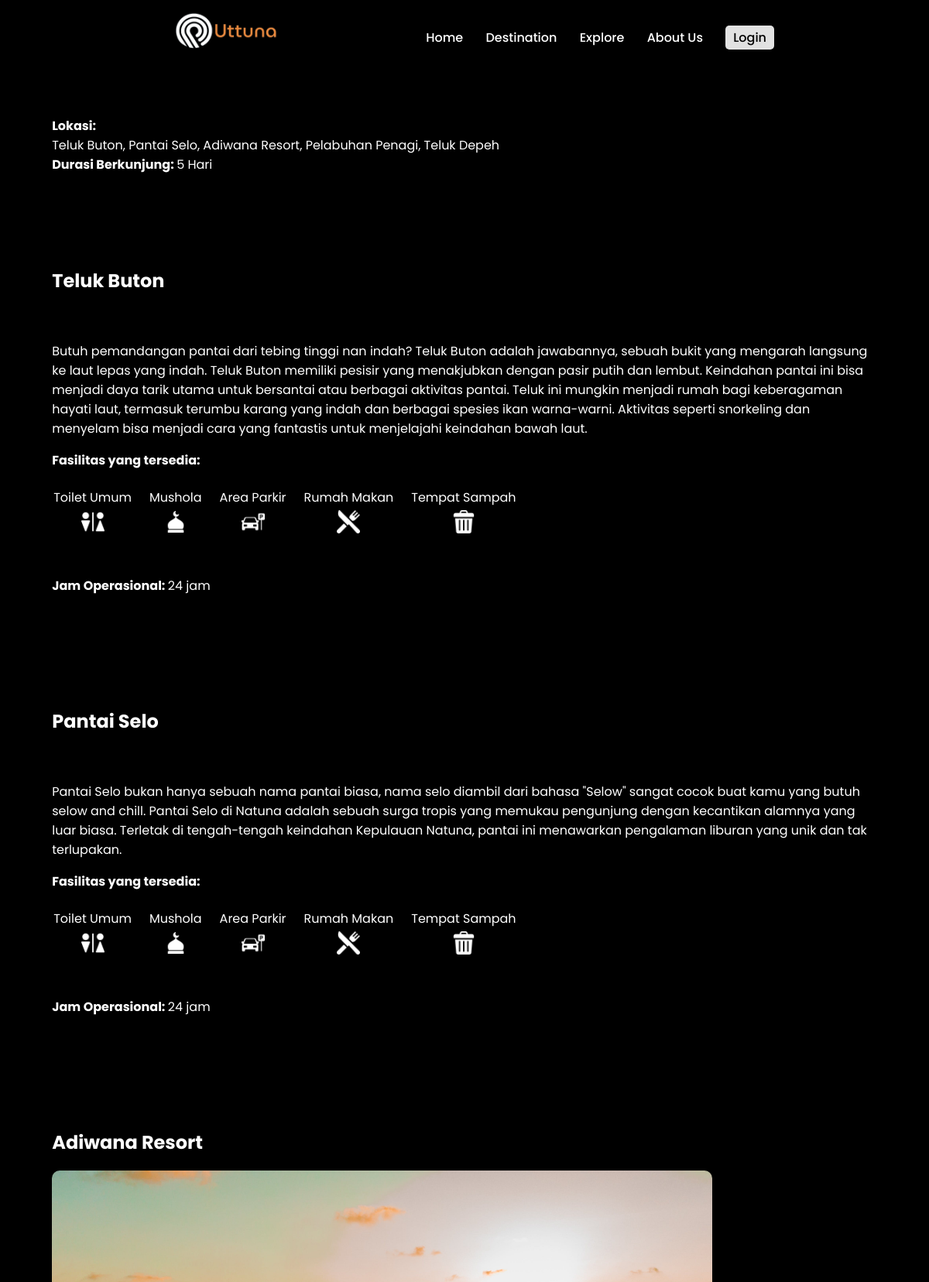
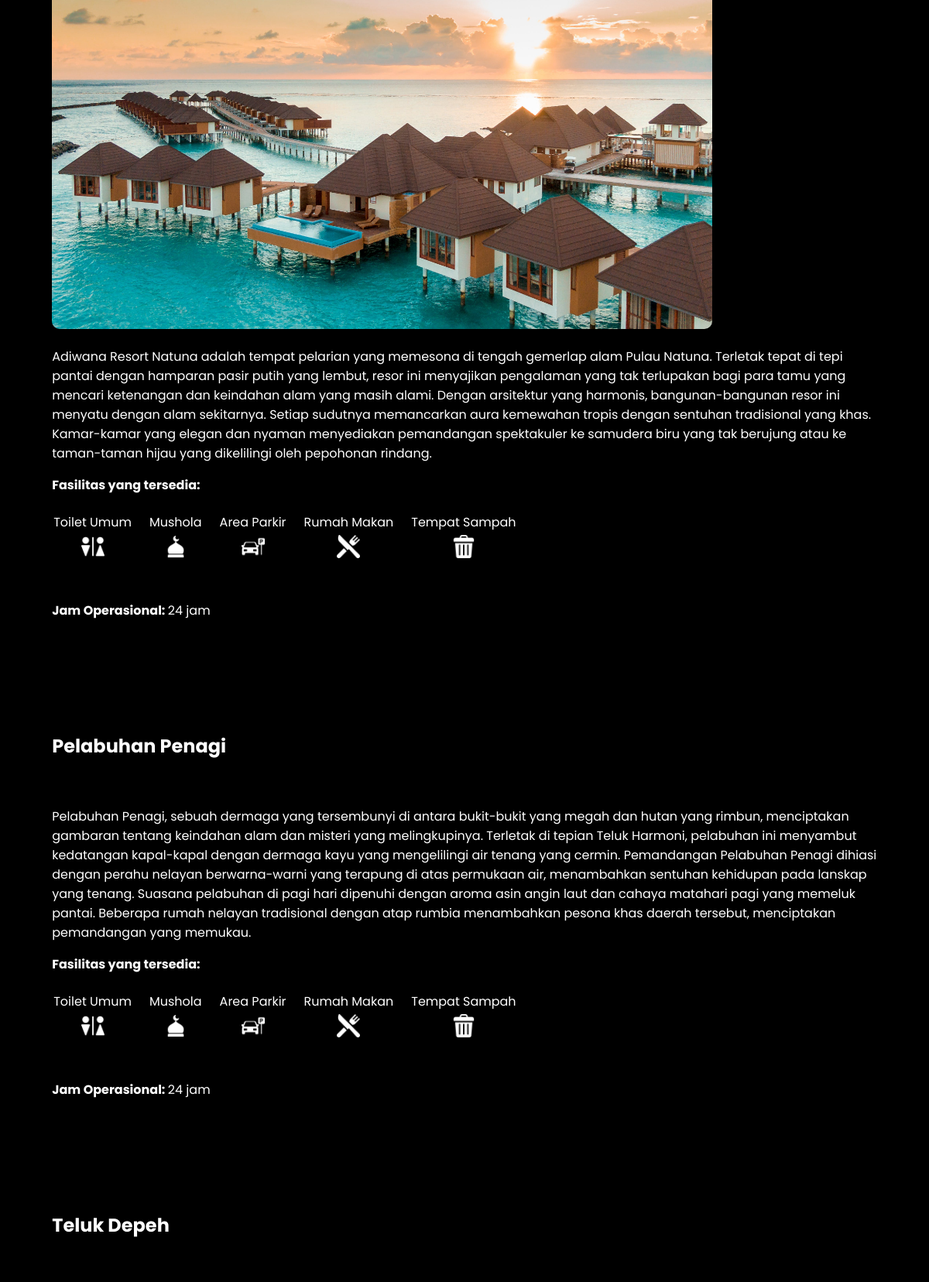
The app's page /isipaket.php?id=3 (upper part) with its own data (2 pictures, top to bottom).
### tables this page shows
CREATE TABLE `paket_wisata` (
  `id_paket` int(4) NOT NULL,
  `jumlah_hari` int(2) NOT NULL,
  `harga_paket` int(11) NOT NULL,
  `destinasi1` int(4) DEFAULT NULL,
  `destinasi2` int(4) DEFAULT NULL,
  `destinasi3` int(4) DEFAULT NULL,
  `destinasi4` int(4) DEFAULT NULL,
  `destinasi5` int(4) DEFAULT NULL
);

CREATE TABLE `destinasi` (
  `id_destinasi` int(11) NOT NULL,
  `nama_destinasi` varchar(40) NOT NULL,
  `desk_destinasi` varchar(2000) NOT NULL,
  `foto_destinasi` varchar(100) NOT NULL
);

### fungsiPHP/check-isipaket.php (the view, shortened to what this page needs)
<?php
include "koneksi.php";
if (isset($_GET['id'])) {
    $id_paket = $_GET['id'];
    $query = "SELECT paket_wisata.*, destinasi1.nama_destinasi AS destinasi1, destinasi1.desk_destinasi AS desk_destinasi1, destinasi1.foto_destinasi AS foto1,
              destinasi2.nama_destinasi AS destinasi2, destinasi2.desk_destinasi AS desk_destinasi2, destinasi2.foto_destinasi AS foto2,
              destinasi3.nama_destinasi AS destinasi3, destinasi3.desk_destinasi AS desk_destinasi3, destinasi3.foto_destinasi AS foto3,
              destinasi4.nama_destinasi AS destinasi4, destinasi4.desk_destinasi AS desk_destinasi4, destinasi4.foto_destinasi AS foto4,
              destinasi5.nama_destinasi AS destinasi5, destinasi5.desk_destinasi AS desk_destinasi5, destinasi5.foto_destinasi AS foto5
              FROM paket_wisata
              LEFT JOIN destinasi destinasi1 ON paket_wisata.destinasi1 = destinasi1.id_destinasi
              LEFT JOIN destinasi destinasi2 ON paket_wisata.destinasi2 = destinasi2.id_destinasi
              LEFT JOIN destinasi destinasi3 ON paket_wisata.destinasi3 = destinasi3.id_destinasi
              LEFT JOIN destinasi destinasi4 ON paket_wisata.destinasi4 = destinasi4.id_destinasi
              LEFT JOIN destinasi destinasi5 ON paket_wisata.destinasi5 = destinasi5.id_destinasi
                WHERE paket_wisata.id_paket = $id_paket";
    $result = $conn->query($query);
    if ($result->num_rows > 0) {
        $row = $result->fetch_assoc();
        echo "<b>Lokasi: </b>";
        $destinasiArray = [
            $row["destinasi1"],
            $row["destinasi2"],
            $row["destinasi3"],
            $row["destinasi4"],
            $row["destinasi5"]
        ];
        $destinasiArray = array_filter($destinasiArray, function($value) {
            return $value !== null;
        });
        echo '<div class="lokasi">' . implode(", ", $destinasiArray). '</div>';
        echo "<b>Durasi Berkunjung: </b>";
        echo $row["jumlah_hari"] . " Hari<br><br><br><br><br>";
        for ($i = 1; $i <= 5; $i++) {
            $destinasiKey = "destinasi" . $i;
            $deskDestinasiKey = "desk_destinasi" . $i;
            $fotoKey = "foto" . $i;
            if (!empty($row[$destinasiKey])) {
                echo '<div class="destinasi">';
                echo '<h2><b>' . $row[$destinasiKey] . '</b></h2>';
                echo '<img class="gambardest" src="' . $row[$fotoKey] . '" alt="">';
                echo '<p>' . $row[$deskDestinasiKey] . '</p>';
                echo '<div class="fasilitas">';
                echo '<b>Fasilitas yang tersedia: </b>';
                echo '<table>';
                echo '<tr>';
                echo '<td> Toilet Umum </td>';
                echo '<td> Mushola </td>';
                echo '<td> Area Parkir </td>';
                echo '<td> Rumah Makan </td>';
                echo '<td> Tempat Sampah </td>';
                echo '</tr>';
                echo '<tr>';
                echo '<td><img src="gambar/wc.png" alt="wc"></td>';
                echo '<td> <img src="gambar/mosque.png" alt="msc"></td>';
                echo '<td><img src="gambar/parked-car.png" alt="pk"></td>';
                echo '<td><img src="gambar/restaurant.png" alt="rs"></td>';
                echo '<td><img src="gambar/trash-can.png" alt="tc"></td>';
                echo '</tr>';
                echo '</table><br>';
                echo '</div>';
                echo '<b>Jam Operasional: </b>';
                echo '<span>24 jam</span><br><br>';
                echo '<br><br><br><br>';
                echo '</div>';
            }
        }
    } else {
        echo "Paket wisata tidak ditemukan.";
    }
} else {
    echo "ID paket tidak ditemukan dalam parameter URL.";
}
?>

### CSS/isipaket.css (style rules this page uses)
:root { --white-color: #fff; --dark-color: #222; --body-bg-color: #fff; --section-bg-color: #202834; --navigation-item-hover-color: #637ea6; --text-shadow: 0 5px 25px rgba(0, 0, 0, 0.1); --box-shadow: 0 5px 25px rgba(0, 0, 0, 0.363); --scroll-bar-color: rgb(80, 80, 80); --scroll-thumb-color: #121212; --scroll-thumb-hover-color: #000000; }
body { background-color: black; font-family: "Poppins", sans-serif; color: white; }
.kepala, h2 { text-shadow: 4px 4px 10px rgba(0, 0, 0, 0.5); }
.destinasi { bottom: 10%; }
.fasilitas table { margin-top: 20px; margin-bottom: 20px; margin-left: -20px; }
.fasilitas td { text-align: center; padding-left: 20px; }
.fasilitas img { width: 30px; height: 30px; filter: invert(100%); }
.destinasi .gambardest { width: 80%; height: auto; border-radius: 10px; }

### records on screen
paket_wisata: destinasi5.nama_destinasi "Teluk Buton, Pantai Selo, Adiwana Resort, Pelabuhan Penagi, Teluk Depeh", jumlah_hari "5", destinasi1.nama_destinasi "Teluk Buton", destinasi1.desk_destinasi "Butuh pemandangan pantai dari tebing tinggi nan indah? Teluk Buton adalah jawabannya, sebuah bukit yang mengarah langsung ke laut lepas yang indah. Teluk Buton memiliki pesisir yang menakjubkan dengan pasir putih dan lembut. Keindahan pantai ini bisa menjadi daya tarik utama untuk bersantai atau berbagai aktivitas pantai. Teluk ini mungkin menjadi rumah bagi keberagaman hayati laut, termasuk terumbu karang yang indah dan berbagai spesies ikan warna-warni. Aktivitas seperti snorkeling dan menyelam bisa menjadi cara yang fantastis untuk menjelajahi keindahan bawah laut.", destinasi2.nama_destinasi "Pantai Selo", destinasi2.desk_destinasi "Pantai Selo bukan hanya sebuah nama pantai biasa, nama selo diambil dari bahasa \"Selow\" sangat cocok buat kamu yang butuh selow and chill. Pantai Selo di Natuna adalah sebuah surga tropis yang memukau pengunjung dengan kecantikan alamnya yang luar biasa. Terletak di tengah-tengah keindahan Kepulauan Natuna, pantai ini menawarkan pengalaman liburan yang unik dan tak terlupakan.", destinasi3.nama_destinasi "Adiwana Resort", destinasi3.foto_destinasi (picture), destinasi3.desk_destinasi "Adiwana Resort Natuna adalah tempat pelarian yang memesona di tengah gemerlap alam Pulau Natuna. Terletak tepat di tepi pantai dengan hamparan pasir putih yang lembut, resor ini menyajikan pengalaman yang tak terlupakan bagi para tamu yang mencari ketenangan dan keindahan alam yang masih alami. Dengan arsitektur yang harmonis, bangunan-bangunan resor ini menyatu dengan alam sekitarnya. Setiap sudutnya memancarkan aura kemewahan tropis dengan sentuhan tradisional yang khas. Kamar-kamar yang elegan dan nyaman menyediakan pemandangan spektakuler ke samudera biru yang tak berujung atau ke taman-taman hijau yang dikelilingi oleh pepohonan rindang.", destinasi4.nama_destinasi "Pelabuhan Penagi", destinasi4.desk_destinasi "Pelabuhan Penagi, sebuah dermaga yang tersembunyi di antara bukit-bukit yang megah dan hutan yang rimbun, menciptakan gambaran tentang keindahan alam dan misteri yang melingkupinya. Terletak di tepian Teluk Harmoni, pelabuhan ini menyambut kedatangan kapal-kapal dengan dermaga kayu yang mengelilingi air tenang yang cermin. Pemandangan Pelabuhan Penagi dihiasi dengan perahu nelayan berwarna-warni yang terapung di atas permukaan air, menambahkan sentuhan kehidupan pada lanskap yang tenang. Suasana pelabuhan di pagi hari dipenuhi dengan aroma asin angin laut dan cahaya matahari pagi yang memeluk pantai. Beberapa rumah nelayan tradisional dengan atap rumbia menambahkan pesona khas daerah…", destinasi5.nama_destinasi "Teluk Depeh"
